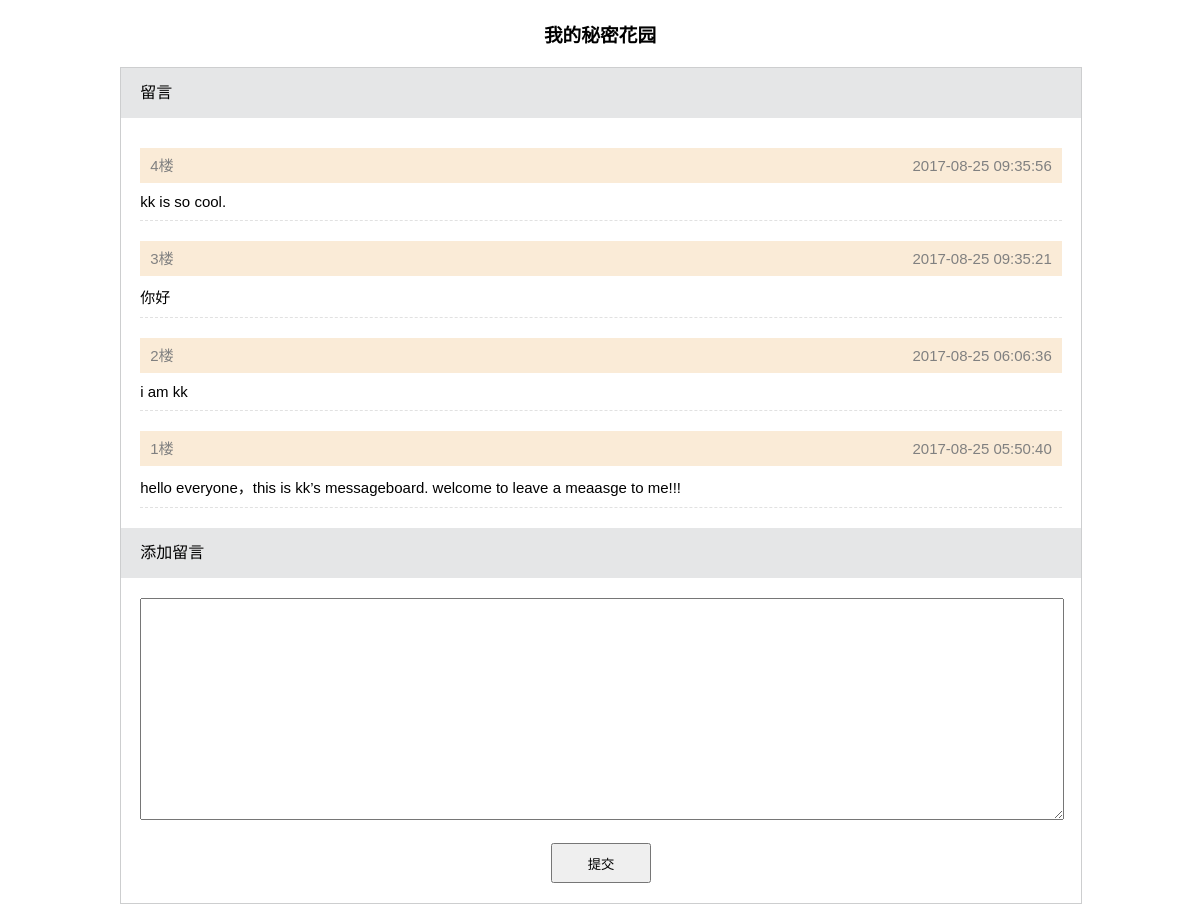
The app's page /messageboard/ with its own data.
### messageboard/models.py (models this page shows)
class MsgPost(models.Model):
	content = models.TextField()
	datetime = models.DateTimeField(auto_now_add=True)
	index = models.IntegerField(default=0)
	class Meta:
		ordering = ['-datetime']

### messageboard/views.py (the view)
def index(request):
	msg_list = MsgPost.objects.all()
	for i in range(len(msg_list)):
		msg = msg_list[i]
		msg.datetime = msg.datetime.strftime('%Y-%m-%d %H:%M:%S')
		msg.index = len(msg_list)-i
	context = {'msg_list':msg_list}
	return render(request,'messageboard/index.html',context)

### messageboard/templates/messageboard/index.html (shortened to what this page needs)
<!DOCTYPE html>
<html>
<head>
</head>
<body>
	<h3>我的秘密花园</h3>
	<div class="main-view">
		<div class="msg-list">
			<div class="title" style="">
			留言
			</div>
			<div class="msg-list-view">
				{% if msg_list %}
					{% for msg in msg_list %}
						<li>
							<div class="header"><span>{{msg.index}}楼</span><span>{{msg.datetime}}</span></div>
							<p>{{msg.content}}</p>
						</li>
					{% endfor %}
				{% else %}
					<p>暂无评论</p>
				{% endif %}
			</div>
		</div>
		<div class="msg-create">
			<div class="title" style="">添加留言</div>
			<div class="msg-create-view">
				<form method="post"  action = "/messageboard/msg/create/">
					<textarea name="content"></textarea>
					<div class="btn" style="text-align:center; margin-top:20px;">
						<button style="width:100px; height:40px;">提交</button>
					</div>
				</form>
			</div>
		</div>
	</div>
</body>

### messageboard/templates/messageboard/index.html (style rules this page uses)
* { margin:0; padding:0; font-family:Arial,Helvetica,sans-serif; -webkit-tap-highlight-color:rgba(0,0,0,0); word-break: break-all; }
ul,li { list-style-type:none; }
h3 { text-align:center; margin-top:20px; margin-bottom:20px; }
.main-view { width:100%; border:solid 1px #e1e1e1; width:80%; margin-left:10%; border:solid 1px rgb(205,206,207); }
.msg-list .title, .msg-create .title { background-color: rgb(250,80,131); height:50px; line-height:50px; color:white; padding-left:2%; color:black; background-color:rgb(229,230,231); }
.msg-list-view, .msg-create-view { width:96%; min-height:200px; border-radius:5px; margin:auto; margin-top:20px; margin-bottom:20px; font-size:15px; }
.msg-list-view li { border-bottom: dashed 1px #e1e1e1; margin: 10px 0; padding: 10px 0; }
.msg-list-view li .header { background-color: antiquewhite; height:35px; line-height:35px; display: flex; justify-content: space-between; padding: 0 10px; color:gray; margin-bottom:10px; }
.msg-create-view textarea { height:200px; padding:10px; width: calc(100% - 20px); }

### records on screen
MsgPost: index "4", datetime "2017-08-25 09:35:56", content "kk is so cool."
MsgPost: index "3", datetime "2017-08-25 09:35:21", content "你好"
MsgPost: index "2", datetime "2017-08-25 06:06:36", content "i am kk"
MsgPost: index "1", datetime "2017-08-25 05:50:40", content "hello everyone，this is kk’s messageboard. welcome to leave a meaasge to me!!!"
